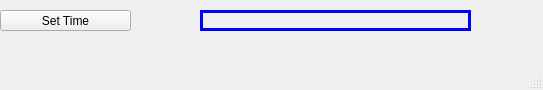
<?xml version="1.0" encoding="UTF-8"?>
<ui version="4.0">
 <class>MainWindow</class>
 <widget class="QMainWindow" name="MainWindow">
  <property name="geometry">
   <rect>
    <x>0</x>
    <y>0</y>
    <width>543</width>
    <height>90</height>
   </rect>
  </property>
  <property name="windowTitle">
   <string>MainWindow</string>
  </property>
  <widget class="QWidget" name="centralwidget">
   <widget class="QPushButton" name="timeset">
    <property name="geometry">
     <rect>
      <x>0</x>
      <y>10</y>
      <width>131</width>
      <height>21</height>
     </rect>
    </property>
    <property name="text">
     <string>Set Time</string>
    </property>
   </widget>
   <widget class="QLabel" name="settime">
    <property name="geometry">
     <rect>
      <x>200</x>
      <y>10</y>
      <width>271</width>
      <height>21</height>
     </rect>
    </property>
    <property name="styleSheet">
     <string notr="true">border: 3px solid blue;</string>
    </property>
    <property name="text">
     <string/>
    </property>
   </widget>
  </widget>
  <widget class="QMenuBar" name="menubar">
   <property name="geometry">
    <rect>
     <x>0</x>
     <y>0</y>
     <width>543</width>
     <height>21</height>
    </rect>
   </property>
  </widget>
  <widget class="QStatusBar" name="statusbar"/>
 </widget>
 <resources/>
 <connections/>
</ui>
